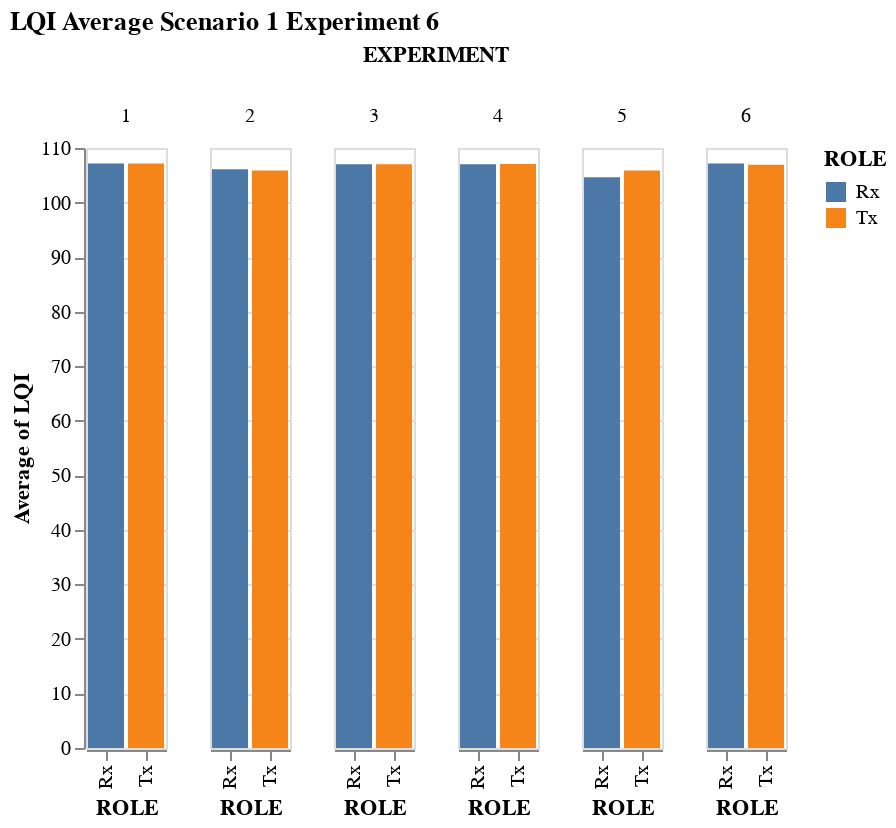

This figure's notebook cell:
### Code cell
alt.Chart(LQI_df, title=f"LQI Average Scenario 1 Experiment {experiment}").mark_bar().encode(
    x="ROLE:N",
    y="average(LQI)",
    color="ROLE:N",
    column="EXPERIMENT:N"
)

### Figure 1 — Vega-Lite specification as saved in the notebook (floating-point values rounded to 4 significant figures; data arrays with more than 128 entries replaced by an {"elided": "..."} marker saying what was removed)
{"config": {"view": {"continuousWidth": 400, "continuousHeight": 300}}, "data": {"name": "data-cd35fe67df0c697a8fcab50c3494acdd"}, "mark": "bar", "encoding": {"color": {"field": "ROLE", "type": "nominal"}, "column": {"field": "EXPERIMENT", "type": "nominal"}, "x": {"field": "ROLE", "type": "nominal"}, "y": {"aggregate": "average", "field": "LQI", "type": "quantitative"}}, "title": "LQI Average Scenario 1 Experiment 6", "$schema": "https://vega.github.io/schema/vega-lite/v4.17.0.json", "datasets": {"data-cd35fe67df0c697a8fcab50c3494acdd": {"elided": "496 records"}}}
